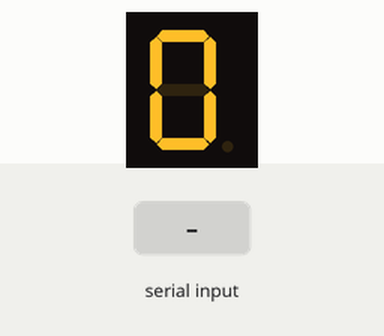
Recording of a sketch running on a simulated Arduino Uno, built with avr-gcc and run on an emulated ATmega328P. Parts: 1-digit seven-segment display. Wiring (inferred from the names in the program): 1-digit 7-segment display, segments lit when HIGH: segments pin 5, pin 6, pin 4, pin 3, pin 2, pin 7, pin 8. The test bench sets the inputs (shaded band). The segment pins are drawn as the display they are named for.

Above: at 1.2 s.
1.3 s: "90,45\n" received over Serial
At 2.2 s:
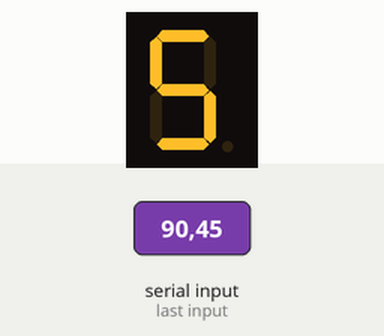
2.8 s: "30,150\n" received over Serial
At 2.82 s:
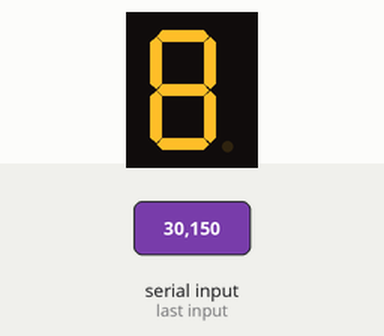
Timing chart, 0 to 5.8 s (numbered marks = the images above; inputs shaded):
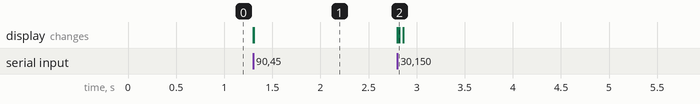

Measured:
- after the input at 1.3 s, the display: first changes at once (image 1 shows a later state)
- after the input at 2.8 s, the display: first changes at once (image 2 shows a later state)

The sketch:

Prg_Affich_serie.ino
```cpp
#define e 2
#define d 3
#define c 4
#define b 6
#define a 5
#define f 7
#define g 8
unsigned int compt;
unsigned int temp;

void setup() {
  // put your setup code here, to run once:
  pinMode(a,OUTPUT);
  pinMode(b,OUTPUT);
  pinMode(c,OUTPUT);
  pinMode(d,OUTPUT);
  pinMode(e,OUTPUT);
  pinMode(f,OUTPUT);
  pinMode(g,OUTPUT);
  compt = 0;
  Serial.begin(9600);
}

void loop() {
 // put your main code here, to run repeatedly:

if (Serial.available() > 0) {
  compt = Serial.read() - 48;

}
 switch(compt)
 {
    case 0 :
      digitalWrite(a, HIGH);
      digitalWrite(b, HIGH);
      digitalWrite(c, HIGH);
      digitalWrite(d, HIGH);
      digitalWrite(e, HIGH);
      digitalWrite(f, HIGH);
      digitalWrite(g, LOW);
      break;

    case 1 :
      digitalWrite(a, LOW);
      digitalWrite(b, HIGH);
      digitalWrite(c, HIGH);
      digitalWrite(d, LOW);
      digitalWrite(e, LOW);
      digitalWrite(f, LOW);
      digitalWrite(g, LOW);
      break;

    case 2 :
     digitalWrite(a, HIGH);
      digitalWrite(b, HIGH);
      digitalWrite(c, LOW);
      digitalWrite(d, HIGH);
      digitalWrite(e, HIGH);
      digitalWrite(f, LOW);
      digitalWrite(g, HIGH);
     break;

    case 3 :
    digitalWrite(a, HIGH);
      digitalWrite(b, HIGH);
      digitalWrite(c, HIGH);
      digitalWrite(d, HIGH);
      digitalWrite(e, LOW);
      digitalWrite(f, LOW);
      digitalWrite(g, HIGH);
     break;

    case 4 :
     digitalWrite(a, LOW);
      digitalWrite(b, HIGH);
      digitalWrite(c, HIGH);
      digitalWrite(d, LOW);
      digitalWrite(e, LOW);
      digitalWrite(f, HIGH);
      digitalWrite(g, HIGH);
     break;

    case 5:
     digitalWrite(a, HIGH);
      digitalWrite(b, LOW);
      digitalWrite(c, HIGH);
      digitalWrite(d, HIGH);
      digitalWrite(e, LOW);
      digitalWrite(f, HIGH);
      digitalWrite(g, HIGH);
     break;

    case 6:
    digitalWrite(a, HIGH);
      digitalWrite(b, LOW);
      digitalWrite(c, HIGH);
      digitalWrite(d, HIGH);
      digitalWrite(e, HIGH);
      digitalWrite(f, HIGH);
      digitalWrite(g, HIGH);
     break;

   case 7:
     digitalWrite(a, HIGH);
      digitalWrite(b, HIGH);
      digitalWrite(c, HIGH);
      digitalWrite(d, LOW);
      digitalWrite(e, LOW);
      digitalWrite(f, LOW);
      digitalWrite(g, LOW);;
     break;
   case 8 :
     digitalWrite(a, HIGH);
     digitalWrite(b, HIGH);
     digitalWrite(c, HIGH);
     digitalWrite(d, HIGH);
     digitalWrite(e, HIGH);
     digitalWrite(f, HIGH);
     digitalWrite(g, HIGH);
     break;

   case 9 :
     digitalWrite(a, HIGH);
     digitalWrite(b, HIGH);
     digitalWrite(c, HIGH);
     digitalWrite(d, HIGH);
     digitalWrite(e, LOW);
     digitalWrite(f, HIGH);
     digitalWrite (g, HIGH);
     break;
  }
}
```
